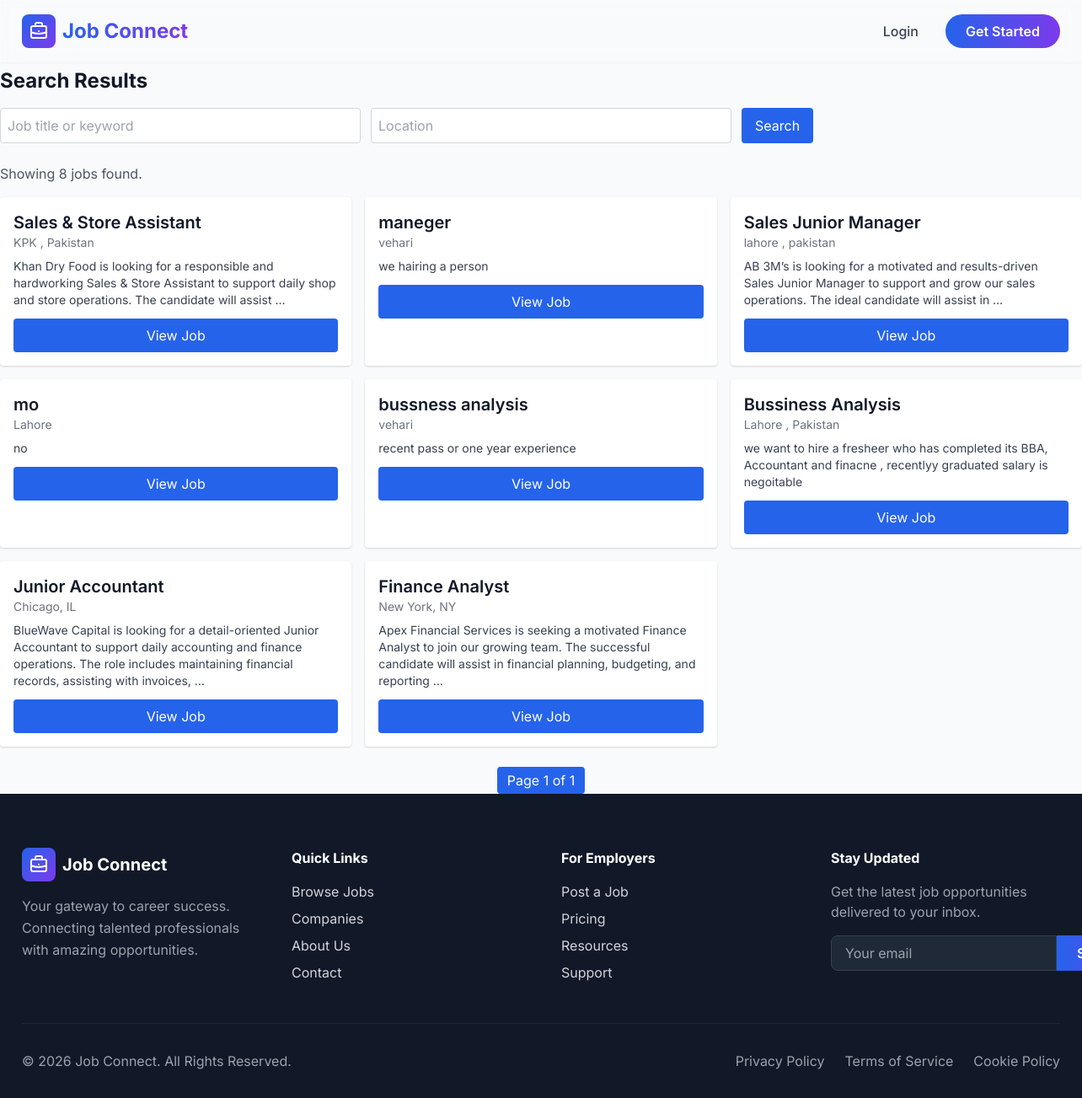
The page /jobs/search/ on the database its author committed.
### jobs/models.py (models this page shows, shortened)
class Job(models.Model):
    employer = models.ForeignKey(User, on_delete=models.CASCADE)
    employer_profile = models.ForeignKey(UserProfile, on_delete=models.CASCADE, null=True, blank=True)
    company_name = models.CharField(max_length=255, default="")   # <-- Add this
    title = models.CharField(max_length=200)
    description = models.TextField()
    location = models.CharField(max_length=150)
    created_at = models.DateTimeField(auto_now_add=True)

### jobs/views.py (the view)
# urls.py: path('jobs/search/', views.job_search, name='job_search'),
def job_search(request):
    q = request.GET.get('q','').strip()
    location = request.GET.get('location','').strip()
    jobs = Job.objects.all().order_by('-created_at')
    if q:
        jobs = jobs.filter(Q(title__icontains=q) | Q(description__icontains=q))
    if location:
        jobs = jobs.filter(location__icontains=location)
    from django.core.paginator import Paginator
    paginator = Paginator(jobs, 10)
    page = request.GET.get('page', 1)
    jobs_page = paginator.get_page(page)
    return render(request, 'search_results.html',
                  {'jobs': jobs_page, 'q': q, 'location': location})

### jobs/templates/search_results.html (shortened to what this page needs)
{% extends 'base.html' %}
{% load static %}
{% block content %}
<h2 class="text-2xl font-bold mb-4">Search Results</h2>
<form action="{% url 'job_search' %}" method="get" class="mb-6 flex space-x-3">
    <input type="text" name="q" placeholder="Job title or keyword"
           value="{{ q }}" class="border border-gray-300 p-2 rounded w-1/3">
    <input type="text" name="location" placeholder="Location"
           value="{{ location }}" class="border border-gray-300 p-2 rounded w-1/3">
    <button type="submit"
            class="bg-blue-600 hover:bg-blue-700 text-white px-4 py-2 rounded">
        Search
    </button>
</form>
<p class="text-gray-600 mb-4">
    Showing {{ jobs.paginator.count }} jobs found.
</p>
<div class="grid grid-cols-1 md:grid-cols-2 lg:grid-cols-3 gap-4">
    {% for job in jobs %}
    <div class="bg-white p-4 rounded shadow">
        <h3 class="text-xl font-semibold">{{ job.title }}</h3>
        <p class="text-gray-500 text-sm">{{ job.location }}</p>
        <p class="mt-2 text-sm text-gray-700 line-clamp-3">
            {{ job.description|truncatewords:25 }}
        </p>
        <a href="{% url 'job_detail' job.id %}" class="block mt-3 bg-blue-600 text-white text-center py-2 rounded">
            View Job
        </a>
    </div>
    {% empty %}
    <p>No jobs found. Try different keywords.</p>
    {% endfor %}
</div>
<div class="mt-6 flex justify-center space-x-2">
    <span class="px-3 py-1 bg-blue-600 text-white rounded">
        Page {{ jobs.number }} of {{ jobs.paginator.num_pages }}
    </span>
</div>
{% endblock %}

### jobs/templates/base.html (shortened to what this page needs)
{% load static %}
<!DOCTYPE html>
<html lang="en" class="scroll-smooth">
<head>
    <link href="https://cdn.jsdelivr.net/npm/tailwindcss@2.2.19/dist/tailwind.min.css" rel="stylesheet">
</head>
<body class="bg-gray-50 text-gray-900 antialiased">
    <nav class="fixed w-full top-0 z-50 glass backdrop-blur-md bg-white/80 shadow-sm">
        <div class="container mx-auto px-6 py-4">
            <div class="flex justify-between items-center">
                <a href="/" class="flex items-center space-x-2">
                    <div
                        class="w-10 h-10 bg-gradient-to-br from-blue-600 to-purple-600 rounded-lg flex items-center justify-center">
                    </div>
                    <span
                        class="text-2xl font-bold bg-gradient-to-r from-blue-600 to-purple-600 bg-clip-text text-transparent">Job
                        Connect</span>
                </a>
                <div class="hidden md:flex items-center space-x-8">
                    {% if user.is_authenticated %}
                    <a href="{% url 'all_jobs' %}"
                        class="text-gray-700 hover:text-blue-600 font-medium transition">Browse Jobs</a>
                    <a href="{% url 'my_applications' %}"
                        class="text-gray-700 hover:text-blue-600 font-medium transition">Applications</a>
                    <a href="{% url 'saved_jobs' %}"
                        class="text-gray-700 hover:text-blue-600 font-medium transition">Saved</a>
                    <a href="{% url 'seeker_profile' %}"
                        class="text-gray-700 hover:text-blue-600 font-medium transition">Profile</a>
                    <a href="{% url 'logout' %}"
                        class="bg-gradient-to-r from-blue-600 to-purple-600 text-white px-6 py-2 rounded-full font-semibold hover:shadow-lg transition">Logout</a>
                    {% else %}
                    <a href="{% url 'login' %}"
                        class="text-gray-700 hover:text-blue-600 font-medium transition">Login</a>
                    <a href="{% url 'login' %}"
                        class="bg-gradient-to-r from-blue-600 to-purple-600 text-white px-6 py-2 rounded-full font-semibold hover:shadow-lg transition">Get
                        Started</a>
                    {% endif %}
                </div>
            </div>
        </div>
    </nav>
    <main class="pt-20">
        {% block content %}{% endblock %}
    </main>
    <footer class="bg-gray-900 text-gray-300 pt-16 pb-8">
        <div class="container mx-auto px-6">
            <div class="grid md:grid-cols-4 gap-12 mb-12">
                <div>
                    <div class="flex items-center space-x-2 mb-4">
                        <div
                            class="w-10 h-10 bg-gradient-to-br from-blue-600 to-purple-600 rounded-lg flex items-center justify-center">
                        </div>
                        <span class="text-xl font-bold text-white">Job Connect</span>
                    </div>
                    <p class="text-gray-400 leading-relaxed">Your gateway to career success. Connecting talented
                        professionals with amazing opportunities.</p>
                </div>
                <div>
                    <h3 class="text-white font-bold mb-4">Quick Links</h3>
                    <ul class="space-y-2">
                        <li><a href="{% url 'all_jobs' %}" class="hover:text-blue-400 transition">Browse Jobs</a></li>
                        <li><a href="#" class="hover:text-blue-400 transition">Companies</a></li>
                        <li><a href="#" class="hover:text-blue-400 transition">About Us</a></li>
                        <li><a href="#" class="hover:text-blue-400 transition">Contact</a></li>
                    </ul>
                </div>
                <div>
                    <h3 class="text-white font-bold mb-4">For Employers</h3>
                    <ul class="space-y-2">
                        <li><a href="#" class="hover:text-blue-400 transition">Post a Job</a></li>
                        <li><a href="#" class="hover:text-blue-400 transition">Pricing</a></li>
                        <li><a href="#" class="hover:text-blue-400 transition">Resources</a></li>
                        <li><a href="#" class="hover:text-blue-400 transition">Support</a></li>
                    </ul>
                </div>
                <div>
                    <h3 class="text-white font-bold mb-4">Stay Updated</h3>
                    <p class="text-gray-400 mb-4">Get the latest job opportunities delivered to your inbox.</p>
                    <div class="flex">
                        <input type="email" placeholder="Your email"
                            class="flex-1 px-4 py-2 rounded-l-lg bg-gray-800 border border-gray-700 focus:outline-none focus:border-blue-500 text-white">
                        <button
                            class="bg-gradient-to-r from-blue-600 to-purple-600 px-6 py-2 rounded-r-lg font-semibold text-white hover:shadow-lg transition">Subscribe</button>
                    </div>
                </div>
            </div>
            <div class="border-t border-gray-800 pt-8 flex flex-col md:flex-row justify-between items-center">
                <p class="text-gray-400">© 2026 Job Connect. All Rights Reserved.</p>
                <div class="flex space-x-6 mt-4 md:mt-0">
                    <a href="#" class="text-gray-400 hover:text-blue-400 transition">Privacy Policy</a>
                    <a href="#" class="text-gray-400 hover:text-blue-400 transition">Terms of Service</a>
                    <a href="#" class="text-gray-400 hover:text-blue-400 transition">Cookie Policy</a>
                </div>
            </div>
        </div>
    </footer>
</body>
</html>

### jobs/templates/base.html (style rules this page uses)
body { font-family: 'Inter', sans-serif; }
.glass { background: rgba(255, 255, 255, 0.1); backdrop-filter: blur(10px); border: 1px solid rgba(255, 255, 255, 0.2); }

### rows shown on the page
Job: title "Sales & Store Assistant", location "KPK , Pakistan", description "Khan Dry Food is looking for a responsible and hardworking Sales & Store Assistant to support daily shop and store operations. The candidate will assist …"
Job: title "maneger", location "vehari", description "we hairing a person"
Job: title "Sales Junior Manager", location "lahore , pakistan", description "AB 3M’s is looking for a motivated and results-driven Sales Junior Manager to support and grow our sales operations. The ideal candidate will assist in …"
Job: title "mo", location "Lahore", description "no"
Job: title "bussness analysis", location "vehari", description "recent pass or one year experience"
Job: title "Bussiness Analysis", location "Lahore , Pakistan", description "we want to hire a fresheer who has completed its BBA, Accountant and finacne , recentlyy graduated salary is negoitable"
Job: title "Junior Accountant", location "Chicago, IL", description "BlueWave Capital is looking for a detail-oriented Junior Accountant to support daily accounting and finance operations. The role includes maintaining financial records, assisting with invoices, …"
Job: title "Finance Analyst", location "New York, NY", description "Apex Financial Services is seeking a motivated Finance Analyst to join our growing team. The successful candidate will assist in financial planning, budgeting, and reporting …"

### other values the page prints
{{ jobs.paginator.count }} "8"
{{ jobs.number }} "1"
{{ jobs.paginator.num_pages }} "1"
